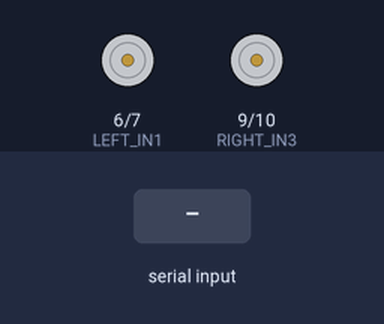
Simulated run of this sketch. Board: Arduino Uno, built with avr-gcc and run on an emulated ATmega328P. Shown: motor-driver pin pairs drawn as motors (green arrow = first pin HIGH = forward, orange = second pin HIGH = backward, longer = more drive, scaled by the enable pin). The test bench sets the inputs (shaded band). What the sketch prints to the serial monitor is not drawn.

Above: at 1.2 s.
1.3 s: "FWD 1000\n" received over Serial
At 1.9 s:
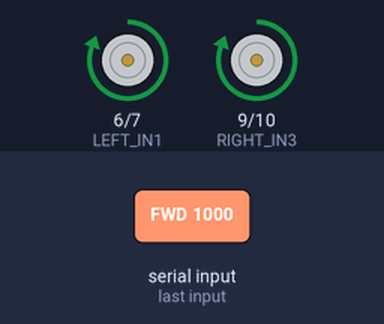
2.8 s: "REV,45\n" received over Serial
At 3.8 s:
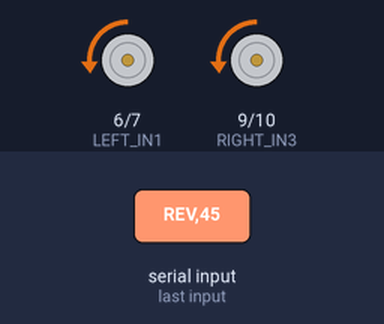
4.3 s: "LEFT,45\n" received over Serial
At 5.0 s:
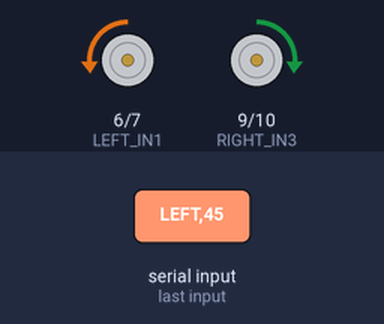
5.8 s: "RIGHT,45\n" received over Serial
At 6.2 s:
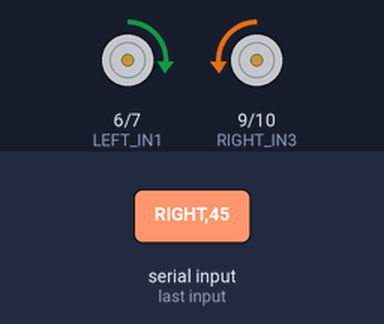
7.3 s: "FWD 1000\n" received over Serial
At 8.5 s:
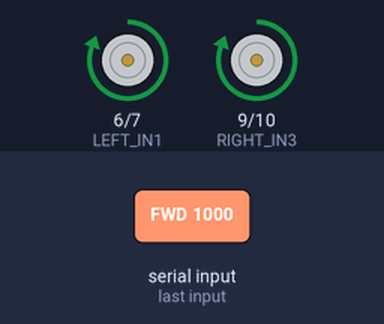
Timing chart, 0 to 9.8 s (numbered marks = the images above; inputs shaded):
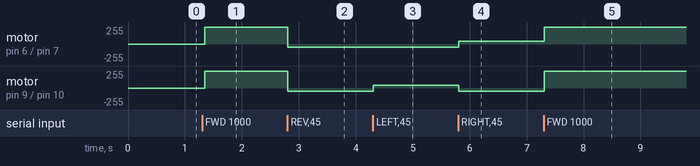

The sketch:

multi_motor_robot_589.ino
```cpp
// snippet: multi_motor_robot_589
// tags: robot, multi-motor, differential-drive, millis, tracked, l298n
// boards: avr, megaavr, nano33iot, romi32u4, rp2040
// library: none
// description: Tracked robot: two L298N modules controlling left track (ENA=5,IN1=6,IN2=7) and right track (ENA=11,IN3=9,IN4=10)
// prompts: tracked, robot, l298n, modules, controlling, track
// verified: compile-only
// source: kd-generated (id 589)
// exact-include: Arduino.h

#include <Arduino.h>

// L298N enable pins carry the PWM speed signal, so both must be PWM-capable. On classic
// AVR that is 3/5/6/9/10/11 — pin 8 is NOT a PWM pin, so the right track uses 11, not 8.
const int LEFT_ENA = 5, LEFT_IN1 = 6, LEFT_IN2 = 7;  // Left track pins
const int RIGHT_ENA = 11, RIGHT_IN3 = 9, RIGHT_IN4 = 10;  // Right track pins
const int SERIAL_BAUD = 9600;  // Serial baud rate
const unsigned long UPDATE_INTERVAL = 50;  // 20 Hz update rate (50 ms)

int leftSpeed = 0;
int rightSpeed = 0;

void setup() {
  Serial.begin(SERIAL_BAUD);
  pinMode(LEFT_ENA, OUTPUT);
  pinMode(LEFT_IN1, OUTPUT);
  pinMode(LEFT_IN2, OUTPUT);
  pinMode(RIGHT_ENA, OUTPUT);
  pinMode(RIGHT_IN3, OUTPUT);
  pinMode(RIGHT_IN4, OUTPUT);
  Serial.println("Tracked Robot Controller. Use FWD <speed>, REV <speed>, LEFT <speed>, RIGHT <speed> for movement.");
}

void driveLeft(int speed) {
  if (speed > 0) {
    digitalWrite(LEFT_IN1, HIGH);
    digitalWrite(LEFT_IN2, LOW);
  } else if (speed < 0) {
    digitalWrite(LEFT_IN1, LOW);
    digitalWrite(LEFT_IN2, HIGH);
  } else {
    digitalWrite(LEFT_IN1, LOW);
    digitalWrite(LEFT_IN2, LOW);
  }
  // Clamp to the 8-bit PWM range: serial toInt() can hand us >255 (e.g. "FWD 1000"),
  // and analogWrite() only accepts 0-255 — an unclamped value gives a garbage duty.
  analogWrite(LEFT_ENA, constrain(abs(speed), 0, 255));
}

void driveRight(int speed) {
  if (speed > 0) {
    digitalWrite(RIGHT_IN3, HIGH);
    digitalWrite(RIGHT_IN4, LOW);
  } else if (speed < 0) {
    digitalWrite(RIGHT_IN3, LOW);
    digitalWrite(RIGHT_IN4, HIGH);
  } else {
    digitalWrite(RIGHT_IN3, LOW);
    digitalWrite(RIGHT_IN4, LOW);
  }
  analogWrite(RIGHT_ENA, constrain(abs(speed), 0, 255));
}

void loop() {
  static unsigned long lastUpdate = 0;
  unsigned long now = millis();

  if (now - lastUpdate >= UPDATE_INTERVAL) {
    lastUpdate = now;

    if (Serial.available() > 0) {
      String command = Serial.readStringUntil('\n');
      if (command.startsWith("FWD")) {
        leftSpeed = rightSpeed = command.substring(4).toInt();
      } else if (command.startsWith("REV")) {
        leftSpeed = rightSpeed = -command.substring(4).toInt();
      } else if (command.startsWith("LEFT")) {
        leftSpeed = -command.substring(5).toInt();
        rightSpeed = command.substring(5).toInt();
      } else if (command.startsWith("RIGHT")) {
        leftSpeed = command.substring(6).toInt();
        rightSpeed = -command.substring(6).toInt();
      }
    }

    driveLeft(leftSpeed);
    driveRight(rightSpeed);
  }
}
```

Measured:
- after the input at 1.3 s, motor on pin 6 (LEFT_IN1) / pin 7 (LEFT_IN2), motor on pin 9 (RIGHT_IN3) / pin 10 (RIGHT_IN4): stopped → forward 255/255 after 0.05 s
- after the input at 2.8 s, motor on pin 6 (LEFT_IN1) / pin 7 (LEFT_IN2), motor on pin 9 (RIGHT_IN3) / pin 10 (RIGHT_IN4): forward 255/255 → backward 45/255 at once
- after the input at 4.3 s, motor on pin 9 (RIGHT_IN3) / pin 10 (RIGHT_IN4): backward 45/255 → forward 45/255 at once
- after the input at 5.8 s, motor on pin 6 (LEFT_IN1) / pin 7 (LEFT_IN2): backward 45/255 → forward 45/255 at once; motor on pin 9 (RIGHT_IN3) / pin 10 (RIGHT_IN4): forward 45/255 → backward 45/255 at once
- after the input at 7.3 s, motor on pin 6 (LEFT_IN1) / pin 7 (LEFT_IN2): forward 45/255 → forward 255/255 at once; motor on pin 9 (RIGHT_IN3) / pin 10 (RIGHT_IN4): backward 45/255 → forward 255/255 at once
